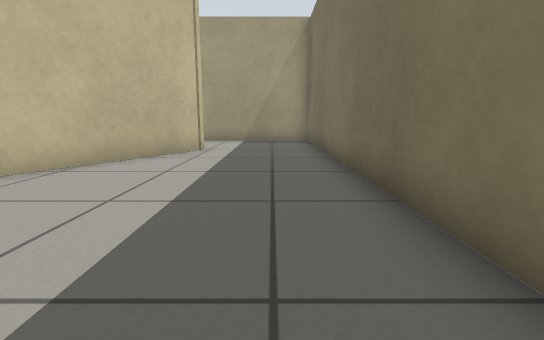
[1] (above)

15 first-person views from a walk through a robot-simulator world made for Gazebo. The camera is 0.5 m above the floor, tilts 10° down and sees 85° across. The floor is counted in squares, 0.5 m on a side. Each view is taken from the middle of a square. On the plan, view 1 faces up. The plan holds only what a view shows up to about 12 squares ahead; the rest is blank. The robots in the file are not drawn.

[2]
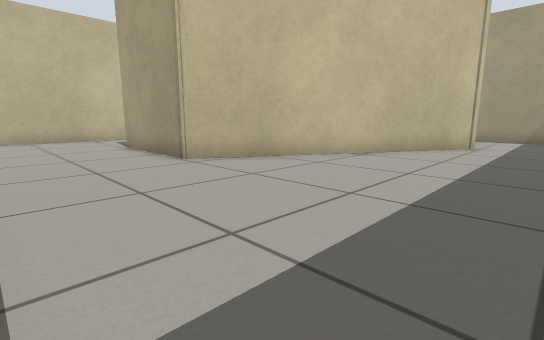

[3]
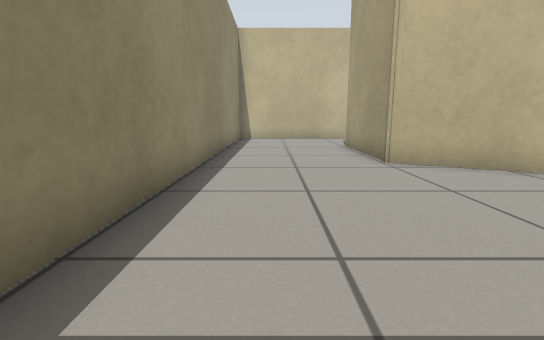

[4]
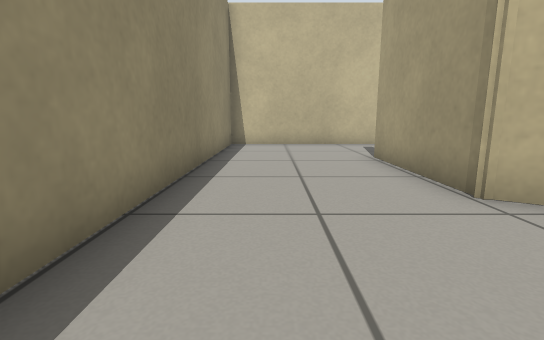

[5]
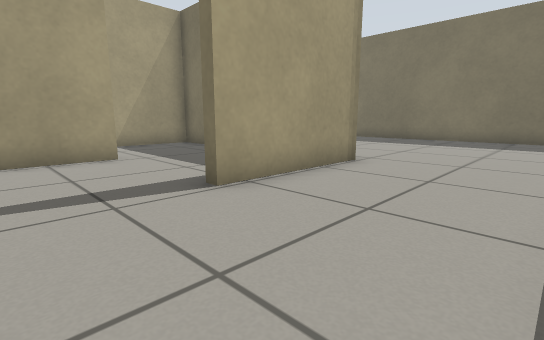

[6]
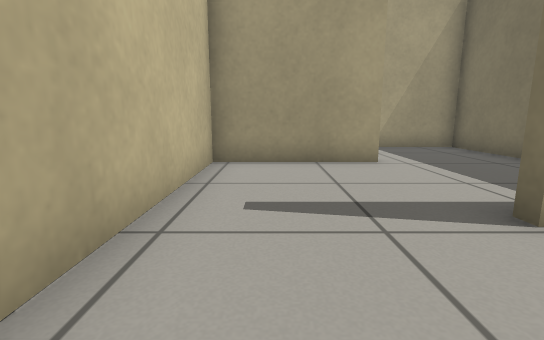

[7]
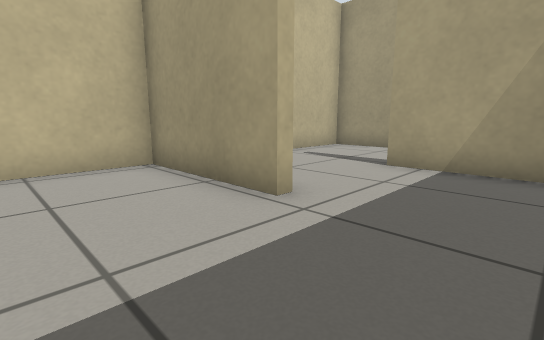

[8]
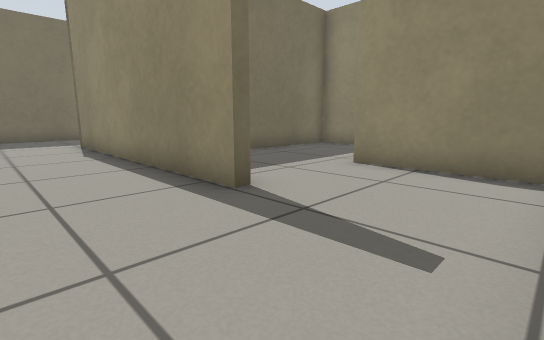

[9]
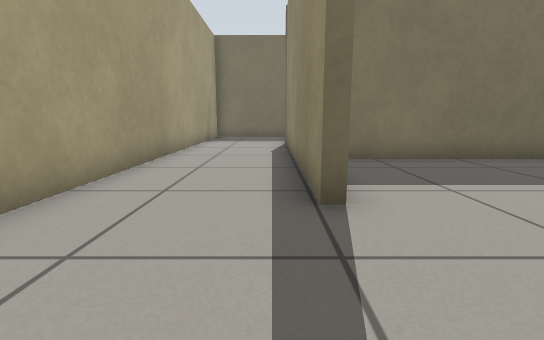

[10]
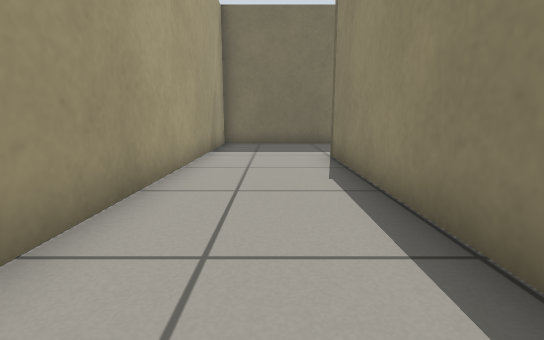

[11]
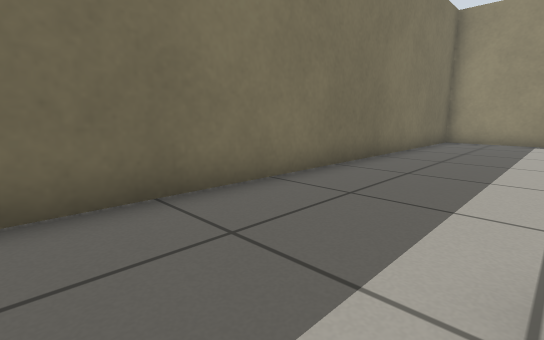

[12]
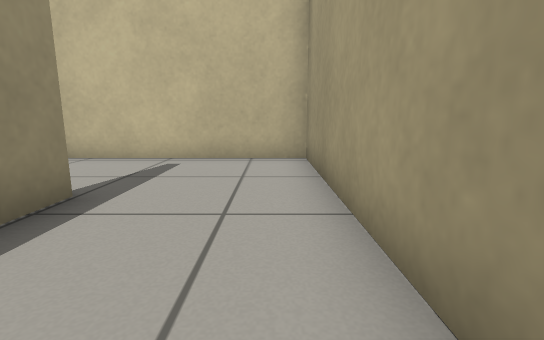

[13]
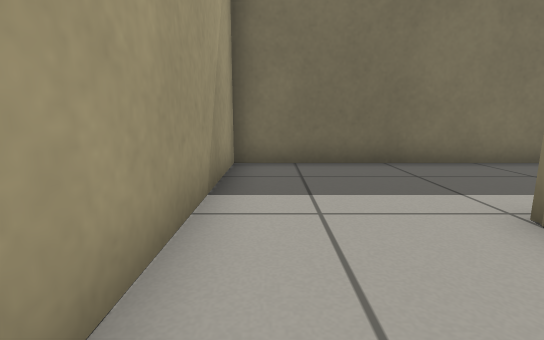

[14]
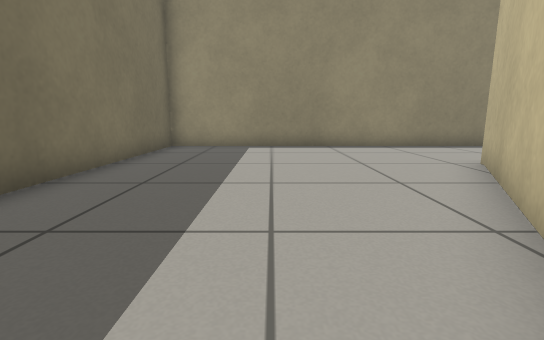

[15]
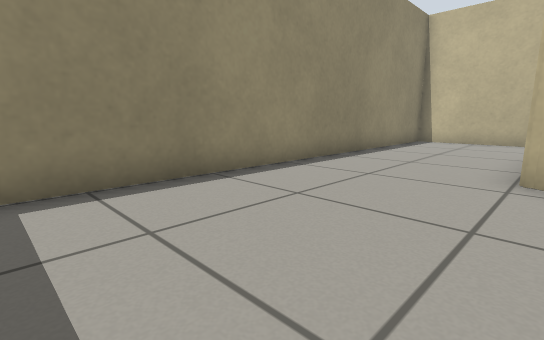

### Floor plan
Points are (right, up) in squares from view 1. A wall is a line through its corners. A room is listed if a view was taken in it or the views show most of it. See-through windows are left out.
Room 1 (views 1, 2, 3, 4, 5, 6, 7, 8, 9, 10, 11, 12, 13, 14, 15)
walls: (-10.5, 5.7) (-14.3, 5.7) (-14.3, -2.5) (1.6, -2.5) (1.6, 12.8) (-14.3, 12.8) (-14.3, 6.9); (-8.4, 1.9) (-6.8, 1.9) (-6.8, 9.1) (-10.8, 9.1); (-10.8, 9.4) (-2.1, 9.4) (-6.6, 1.6) (-10.7, 1.6) (-10.7, 2); (-13.9, 6) (-10.5, 6)

Where each view was taken, in squares from view 1:
view 1: 0 up, 0 right, facing up
view 2: 2 down, 0 right, facing up-left
view 3: 1 down, 0 right, facing left
view 4: 1 down, 3 left, facing left
view 5: 2 down, 13 left, facing up-right
view 6: 1 down, 13 left, facing up
view 7: 3 up, 8 left, facing up-left
view 8: 12 up, 14 left, facing down-right
view 9: 10 up, 14 left, facing right
view 10: 11 up, 10 left, facing right
view 11: 11 up, 2 left, facing down-right
view 12: 12 up, 7 left, facing left
view 13: 12 up, 5 left, facing right
view 14: 8 up, 2 left, facing down
view 15: 2 up, 1 left, facing down-left
